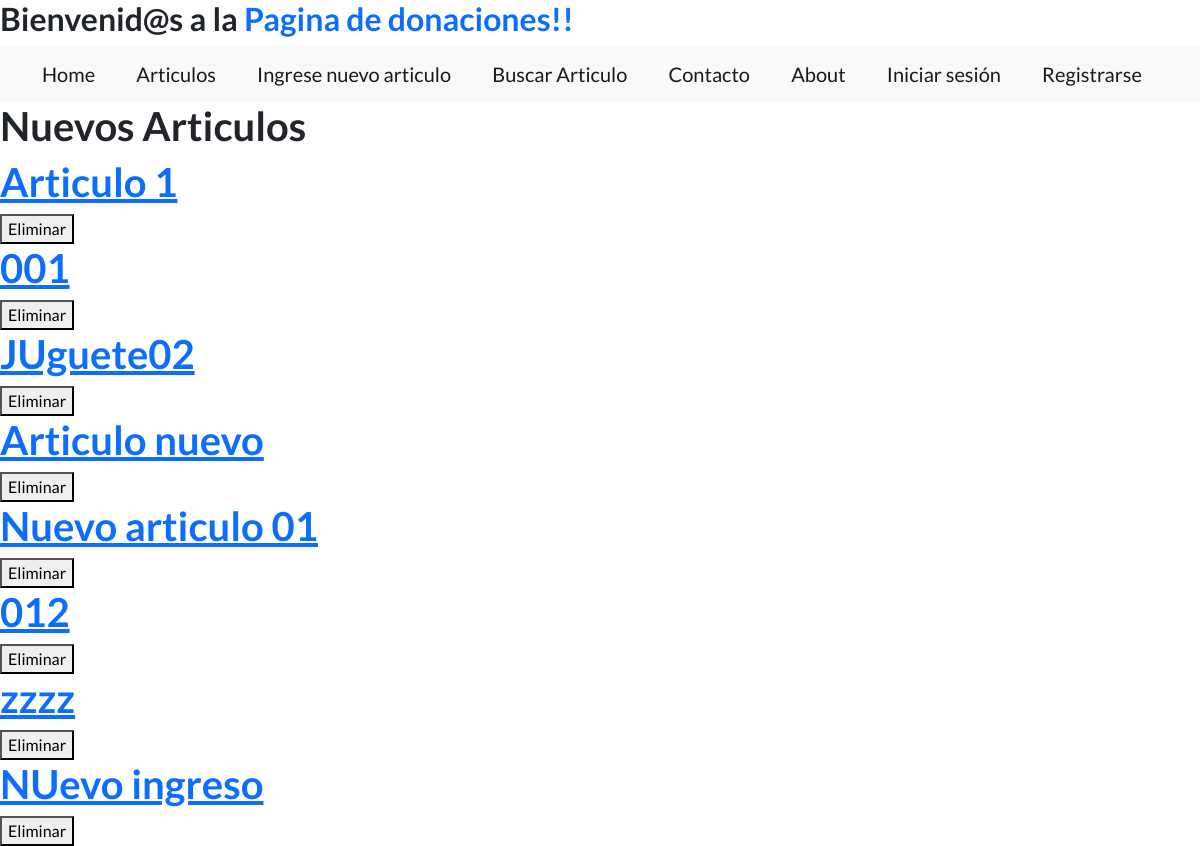
/Proyectos/, run on an earlier commit of the app's database.
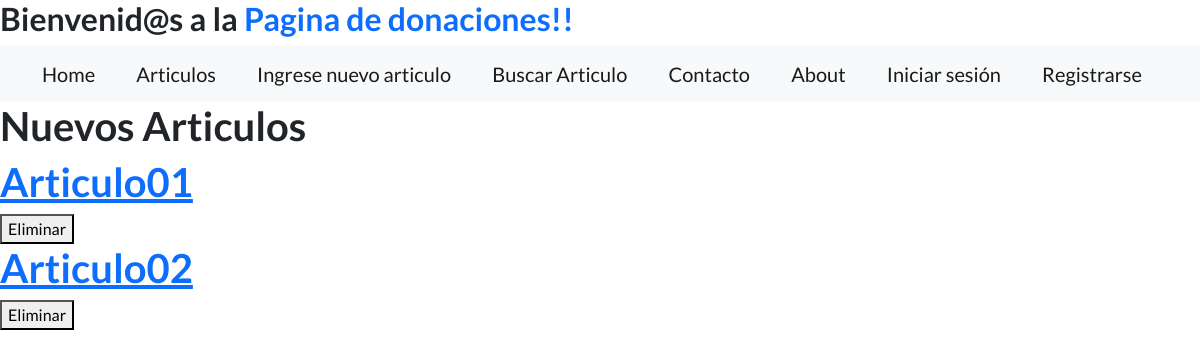
And on a later commit of the database.
### MyAPP/models.py (models this page shows, shortened)
class Articulo(models.Model):
    titulo = models.CharField(max_length=200)
    juguete = models.CharField(max_length=200)
    subtitulo = models.CharField(max_length=200)
    cuerpo = models.TextField()
    autor = models.ForeignKey(User, on_delete=models.CASCADE)
    fecha = models.DateTimeField(auto_now_add=True)
    imagen = models.ImageField(upload_to='articulos/', blank=True, null=True)
    proyecto = models.ForeignKey(Proyecto, on_delete=models.CASCADE)

### MyAPP/views.py (the view)
# urls.py: path('Proyectos/', views.Proyectos, name='Proyectos'),
def Proyectos(request):
   articulos = Articulo.objects.all()
   return render(request, 'Proyectos.html', {'articulos': articulos})

### MyAPP/templates/Proyectos.html (shortened to what this page needs)
{% extends 'base.html' %}
{% load static %}
{% block content %}
    <h1>Nuevos Articulos</h1>
    {% for liga in articulos %}
        <div>
            <a href="{% url 'detalle_liga' liga.id %}">
                <h1>{{ liga.titulo }}</h1>
            </a>
            <form method="post" action="{% url 'eliminar_liga' liga.id %}">
                <button type="submit" onclick="return confirm('¿Estás seguro de que deseas eliminar esta liga?')">Eliminar</button>
            </form>
        </div>
    {% endfor %}
{% endblock %}

What changed in the data, as far as the page shows it:
removed Articulo: titulo "JUguete02"
removed Articulo: titulo "Articulo nuevo"
removed Articulo: titulo "Nuevo articulo 01"
removed Articulo: titulo "012"
removed Articulo: titulo "zzzz"
removed Articulo: titulo "NUevo ingreso"
changed Articulo: titulo "Articulo 1" → "Articulo01"
changed Articulo: titulo "001" → "Articulo02"
